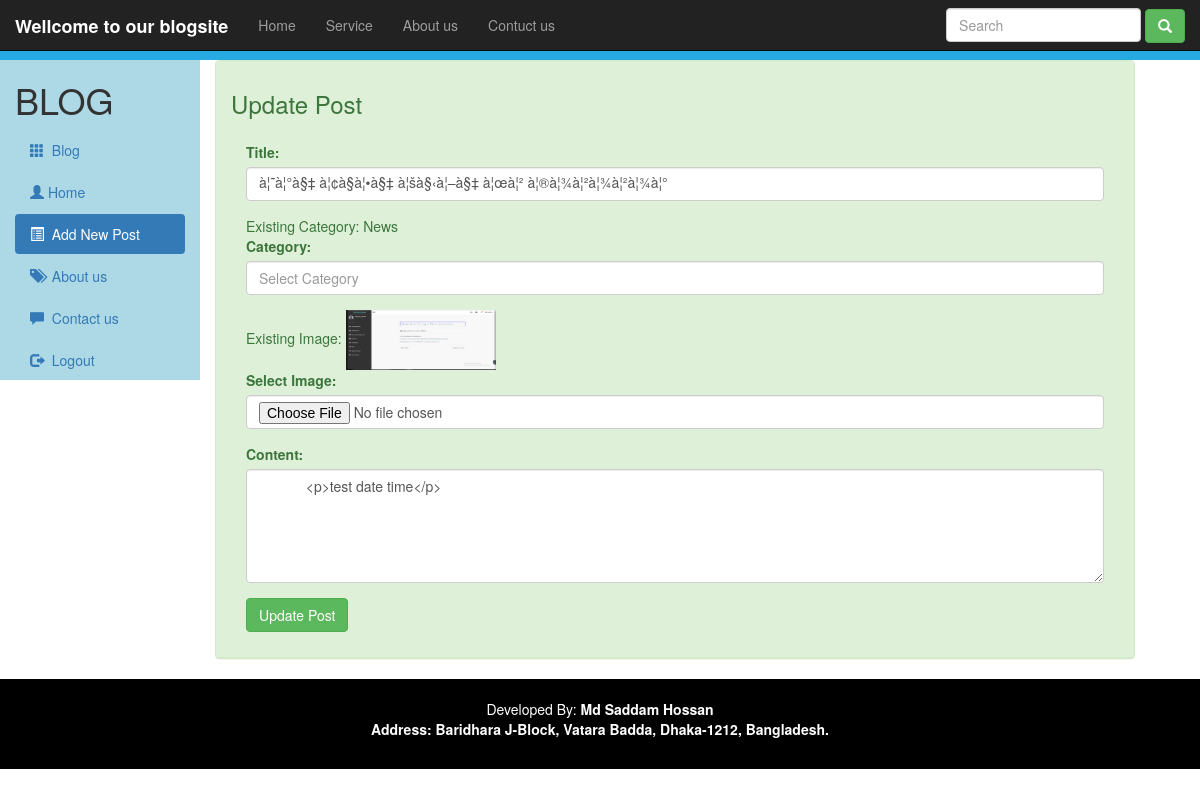
Screenshot of /EditPost.php?Edit=40 (signed in) with the database file from the repository.
### tables this page shows
CREATE TABLE `post` (
  `id` int(20) NOT NULL,
  `title` text NOT NULL,
  `content` text NOT NULL,
  `user_id` int(20) NOT NULL,
  `category` varchar(200) NOT NULL,
  `image` varchar(200) NOT NULL,
  `author` varchar(50) NOT NULL,
  `datetime` varchar(100) NOT NULL
);

### EditPost.php (the view, shortened to what this page needs)
<!DOCTYPE html>
<html>
<head>
 <link rel="stylesheet" href="https://maxcdn.bootstrapcdn.com/bootstrap/3.3.7/css/bootstrap.min.css">
 <link rel="stylesheet" href="style.css"/>
</head>
<body>
  <?php require "header.php";?>
  <div class="raw">
<div class="col-sm-2" style="background-color:lightblue">
<h1 >BLOG</h1>
<ul class="nav nav-pills nav-stacked">
<li><a href="dashboard.php">
<span class="glyphicon glyphicon-th"></span>&nbsp;&nbsp;Blog</a></li>
<li><a href="home.php">
<span class="glyphicon glyphicon-user"></span>&nbsp;Home</a></li>
<li class="active"><a href="new_post.php">
<span class="glyphicon glyphicon-list-alt"></span>&nbsp;&nbsp;Add New Post</a></li>
<li><a href="about.php">
<span class="glyphicon glyphicon-tags"></span>&nbsp;&nbsp;About us</a></li>
<li><a href="contact.php">
<span class="glyphicon glyphicon-comment"></span>&nbsp;&nbsp;Contact us</a></li>
<li><a href="logout.php">
<span class="glyphicon glyphicon-log-out"></span>&nbsp;&nbsp;Logout</a></li>
</ul>
</div>
</div>
  <section class="container">
   <div class="col-md-10 col-md-offset-0">
     <div class="panel panel-success">
     	<div class="panel-heading">
     		<h3>Update Post</h3>
     		<div class="panel-body">
          <?php
          $SearchQueryParameter=$_GET['Edit'];
          $sql="SELECT * FROM post WHERE id='$SearchQueryParameter'";
          $ResultSql=mysqli_query($conn, $sql);
          while($row=mysqli_fetch_array($ResultSql)) {
              $TitleToBeUpdated=$row['title'];
              $CategoryToBeUpdated=$row['category'];
              $ImageToBeUpdated=$row['image'];
              $ContentToBeUpdated=$row['content'];
          }
          ?>
          <form action="EditPost.php?Edit=<?php echo $SearchQueryParameter; ?>" method="POST" enctype="multipart/form-data">
           <div class="form-group">
             <label for="title">Title:</label>
             <input value="<?php echo $TitleToBeUpdated; ?>" type="name" name="title" class="form-control" id="title" placeholder="Title..." required>
           </div>
           <div class="form-group">
           <span class="form-group">Existing Category: </span>
           <?php echo $CategoryToBeUpdated; ?>
           <br>
             <label for="categoryselect">Category:</label>
             <input name="category" class="form-control" id="categoryselect" placeholder="Select Category" require>
           </div>
           <div class="form-group">
           <span class="form-group">Existing Image: </span>
           <img src="Upload/<?php echo $ImageToBeUpdated; ?>" width=150px; height=60px;>
           <br>
             <label for="imageselect">Select Image:</label>
             <input type="file" name="image" class="form-control" id="image">
           </div>
           <div class="form-group">
            <label for="content">Content:</label>
            <textarea name="content" class="form-control" rows="5" id="content" id="editor">
            <?php echo $ContentToBeUpdated; ?> </textarea>
          </div>
          <button type="submit" class="btn btn-success" name='submit'>Update Post</button>
        </form>
      </div>
    </div>
  </div>
</div>
</section>
<?php require "footer.php";?>
</body>
</html>

### rows the page displays
post: title "à¦˜à¦°à§‡ à¦¢à§à¦•à§‡ à¦šà§‹à¦–à§‡ à¦œà¦² à¦®à¦¾à¦²à¦¾à¦²à¦¾à¦°", category "News", image (picture), content "<p>test date time</p>"
